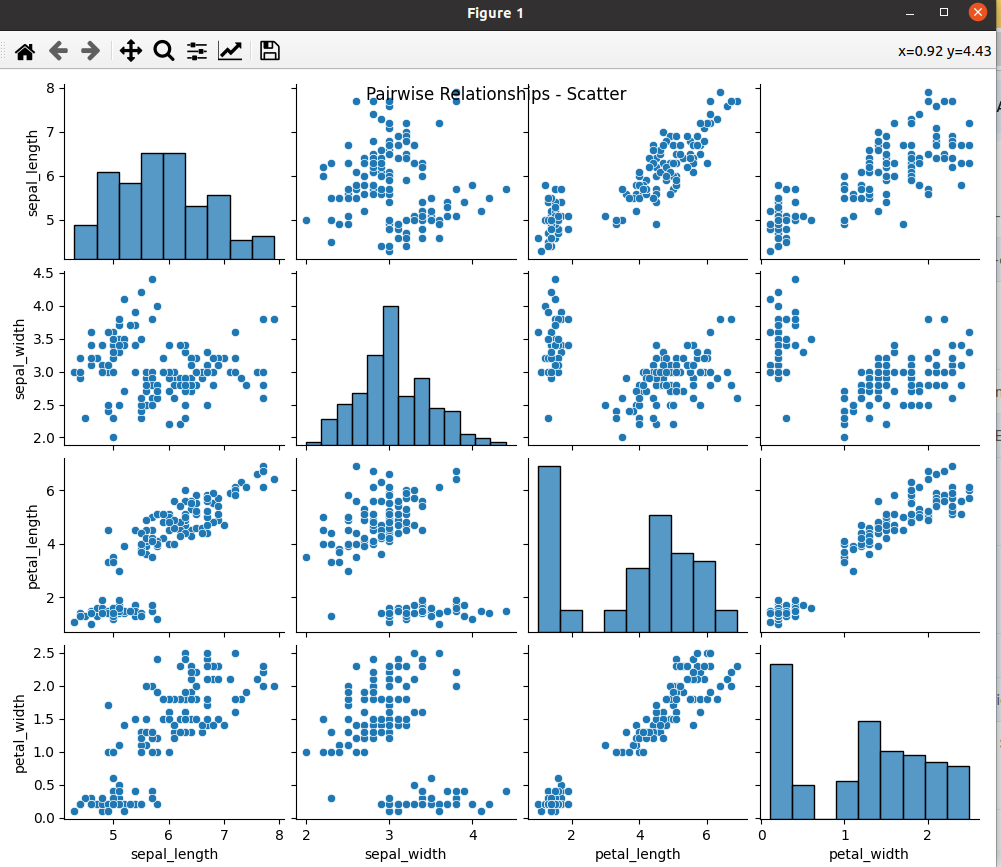

Reproduce this figure in Python.
import seaborn as sns
import matplotlib.pyplot as plt

# Load the iris dataset for example
iris = sns.load_dataset("iris")

# Use pair plot to display pairwise relationships
# Different kinds of plots and markers can be specified
sns.pairplot(iris, kind='scatter', markers='o')
plt.suptitle("Pairwise Relationships - Scatter")
plt.show()

sns.pairplot(iris, kind='kde', diag_kind='kde')
plt.suptitle("Pairwise Relationships - KDE")
plt.show()

sns.pairplot(iris, kind='hist', diag_kind='hist', hue='species', palette='Set1')
plt.suptitle("Pairwise Relationships - Histogram")
plt.show()

sns.pairplot(iris, kind='reg', diag_kind='kde', markers='+')
plt.suptitle("Pairwise Relationships - Regression")
plt.show()
